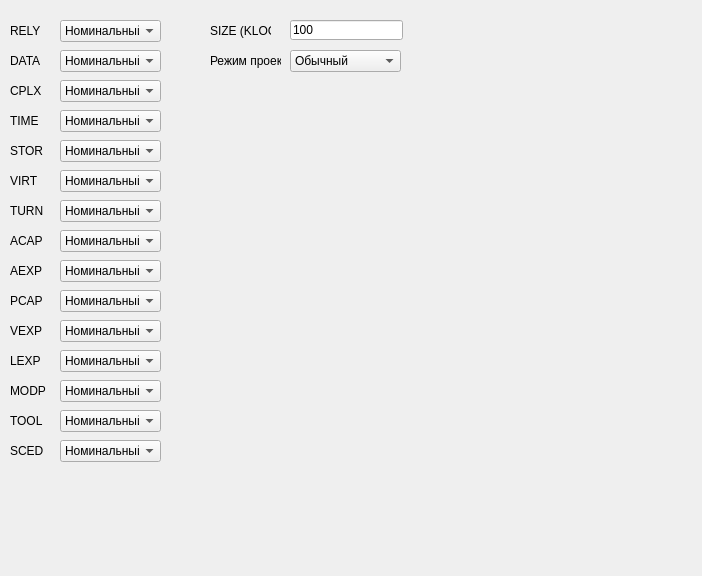
<?xml version="1.0" encoding="UTF-8"?>
<ui version="4.0">
 <class>Dialog</class>
 <widget class="QDialog" name="Dialog">
  <property name="geometry">
   <rect>
    <x>0</x>
    <y>0</y>
    <width>702</width>
    <height>576</height>
   </rect>
  </property>
  <property name="windowTitle">
   <string>COCOMO</string>
  </property>
  <widget class="QComboBox" name="comboBox_1">
   <property name="geometry">
    <rect>
     <x>60</x>
     <y>20</y>
     <width>101</width>
     <height>22</height>
    </rect>
   </property>
   <property name="currentIndex">
    <number>2</number>
   </property>
   <item>
    <property name="text">
     <string>Очень низкий</string>
    </property>
   </item>
   <item>
    <property name="text">
     <string>Низкий</string>
    </property>
   </item>
   <item>
    <property name="text">
     <string>Номинальный</string>
    </property>
   </item>
   <item>
    <property name="text">
     <string>Высокий</string>
    </property>
   </item>
   <item>
    <property name="text">
     <string>Очень высокий</string>
    </property>
   </item>
  </widget>
  <widget class="QComboBox" name="comboBox_2">
   <property name="geometry">
    <rect>
     <x>60</x>
     <y>50</y>
     <width>101</width>
     <height>22</height>
    </rect>
   </property>
   <property name="currentIndex">
    <number>1</number>
   </property>
   <item>
    <property name="text">
     <string>Низкий</string>
    </property>
   </item>
   <item>
    <property name="text">
     <string>Номинальный</string>
    </property>
   </item>
   <item>
    <property name="text">
     <string>Высокий</string>
    </property>
   </item>
   <item>
    <property name="text">
     <string>Очень высокий</string>
    </property>
   </item>
  </widget>
  <widget class="QLabel" name="label">
   <property name="geometry">
    <rect>
     <x>10</x>
     <y>20</y>
     <width>39</width>
     <height>21</height>
    </rect>
   </property>
   <property name="text">
    <string>RELY</string>
   </property>
  </widget>
  <widget class="QLabel" name="label_2">
   <property name="geometry">
    <rect>
     <x>10</x>
     <y>50</y>
     <width>39</width>
     <height>21</height>
    </rect>
   </property>
   <property name="text">
    <string>DATA</string>
   </property>
  </widget>
  <widget class="QLabel" name="label_3">
   <property name="geometry">
    <rect>
     <x>10</x>
     <y>80</y>
     <width>39</width>
     <height>21</height>
    </rect>
   </property>
   <property name="text">
    <string>CPLX</string>
   </property>
  </widget>
  <widget class="QLabel" name="label_4">
   <property name="geometry">
    <rect>
     <x>10</x>
     <y>110</y>
     <width>39</width>
     <height>21</height>
    </rect>
   </property>
   <property name="text">
    <string>TIME</string>
   </property>
  </widget>
  <widget class="QLabel" name="label_5">
   <property name="geometry">
    <rect>
     <x>10</x>
     <y>140</y>
     <width>39</width>
     <height>21</height>
    </rect>
   </property>
   <property name="text">
    <string>STOR</string>
   </property>
  </widget>
  <widget class="QLabel" name="label_6">
   <property name="geometry">
    <rect>
     <x>10</x>
     <y>170</y>
     <width>39</width>
     <height>21</height>
    </rect>
   </property>
   <property name="text">
    <string>VIRT</string>
   </property>
  </widget>
  <widget class="QLabel" name="label_7">
   <property name="geometry">
    <rect>
     <x>10</x>
     <y>200</y>
     <width>39</width>
     <height>21</height>
    </rect>
   </property>
   <property name="text">
    <string>TURN</string>
   </property>
  </widget>
  <widget class="QLabel" name="label_8">
   <property name="geometry">
    <rect>
     <x>10</x>
     <y>230</y>
     <width>39</width>
     <height>21</height>
    </rect>
   </property>
   <property name="text">
    <string>ACAP</string>
   </property>
  </widget>
  <widget class="QLabel" name="label_9">
   <property name="geometry">
    <rect>
     <x>10</x>
     <y>260</y>
     <width>39</width>
     <height>21</height>
    </rect>
   </property>
   <property name="text">
    <string>AEXP</string>
   </property>
  </widget>
  <widget class="QLabel" name="label_10">
   <property name="geometry">
    <rect>
     <x>10</x>
     <y>290</y>
     <width>39</width>
     <height>21</height>
    </rect>
   </property>
   <property name="text">
    <string>PCAP</string>
   </property>
  </widget>
  <widget class="QLabel" name="label_11">
   <property name="geometry">
    <rect>
     <x>10</x>
     <y>320</y>
     <width>39</width>
     <height>21</height>
    </rect>
   </property>
   <property name="text">
    <string>VEXP</string>
   </property>
  </widget>
  <widget class="QLabel" name="label_12">
   <property name="geometry">
    <rect>
     <x>10</x>
     <y>350</y>
     <width>39</width>
     <height>21</height>
    </rect>
   </property>
   <property name="text">
    <string>LEXP</string>
   </property>
  </widget>
  <widget class="QLabel" name="label_13">
   <property name="geometry">
    <rect>
     <x>10</x>
     <y>380</y>
     <width>39</width>
     <height>21</height>
    </rect>
   </property>
   <property name="text">
    <string>MODP</string>
   </property>
  </widget>
  <widget class="QLabel" name="label_14">
   <property name="geometry">
    <rect>
     <x>10</x>
     <y>410</y>
     <width>39</width>
     <height>21</height>
    </rect>
   </property>
   <property name="text">
    <string>TOOL</string>
   </property>
  </widget>
  <widget class="QLabel" name="label_15">
   <property name="geometry">
    <rect>
     <x>10</x>
     <y>440</y>
     <width>39</width>
     <height>21</height>
    </rect>
   </property>
   <property name="text">
    <string>SCED</string>
   </property>
  </widget>
  <widget class="QComboBox" name="comboBox_3">
   <property name="geometry">
    <rect>
     <x>60</x>
     <y>80</y>
     <width>101</width>
     <height>22</height>
    </rect>
   </property>
   <property name="currentIndex">
    <number>2</number>
   </property>
   <item>
    <property name="text">
     <string>Очень низкий</string>
    </property>
   </item>
   <item>
    <property name="text">
     <string>Низкий</string>
    </property>
   </item>
   <item>
    <property name="text">
     <string>Номинальный</string>
    </property>
   </item>
   <item>
    <property name="text">
     <string>Высокий</string>
    </property>
   </item>
   <item>
    <property name="text">
     <string>Очень высокий</string>
    </property>
   </item>
  </widget>
  <widget class="QComboBox" name="comboBox_4">
   <property name="geometry">
    <rect>
     <x>60</x>
     <y>110</y>
     <width>101</width>
     <height>22</height>
    </rect>
   </property>
   <property name="currentIndex">
    <number>0</number>
   </property>
   <item>
    <property name="text">
     <string>Номинальный</string>
    </property>
   </item>
   <item>
    <property name="text">
     <string>Высокий</string>
    </property>
   </item>
   <item>
    <property name="text">
     <string>Очень высокий</string>
    </property>
   </item>
  </widget>
  <widget class="QComboBox" name="comboBox_5">
   <property name="geometry">
    <rect>
     <x>60</x>
     <y>140</y>
     <width>101</width>
     <height>22</height>
    </rect>
   </property>
   <property name="currentIndex">
    <number>0</number>
   </property>
   <item>
    <property name="text">
     <string>Номинальный</string>
    </property>
   </item>
   <item>
    <property name="text">
     <string>Высокий</string>
    </property>
   </item>
   <item>
    <property name="text">
     <string>Очень высокий</string>
    </property>
   </item>
  </widget>
  <widget class="QComboBox" name="comboBox_6">
   <property name="geometry">
    <rect>
     <x>60</x>
     <y>170</y>
     <width>101</width>
     <height>22</height>
    </rect>
   </property>
   <property name="currentIndex">
    <number>1</number>
   </property>
   <item>
    <property name="text">
     <string>Низкий</string>
    </property>
   </item>
   <item>
    <property name="text">
     <string>Номинальный</string>
    </property>
   </item>
   <item>
    <property name="text">
     <string>Высокий</string>
    </property>
   </item>
   <item>
    <property name="text">
     <string>Очень высокий</string>
    </property>
   </item>
  </widget>
  <widget class="QComboBox" name="comboBox_7">
   <property name="geometry">
    <rect>
     <x>60</x>
     <y>200</y>
     <width>101</width>
     <height>22</height>
    </rect>
   </property>
   <property name="currentIndex">
    <number>1</number>
   </property>
   <item>
    <property name="text">
     <string>Низкий</string>
    </property>
   </item>
   <item>
    <property name="text">
     <string>Номинальный</string>
    </property>
   </item>
   <item>
    <property name="text">
     <string>Высокий</string>
    </property>
   </item>
   <item>
    <property name="text">
     <string>Очень высокий</string>
    </property>
   </item>
  </widget>
  <widget class="QComboBox" name="comboBox_8">
   <property name="geometry">
    <rect>
     <x>60</x>
     <y>230</y>
     <width>101</width>
     <height>22</height>
    </rect>
   </property>
   <property name="currentIndex">
    <number>2</number>
   </property>
   <item>
    <property name="text">
     <string>Очень низкий</string>
    </property>
   </item>
   <item>
    <property name="text">
     <string>Низкий</string>
    </property>
   </item>
   <item>
    <property name="text">
     <string>Номинальный</string>
    </property>
   </item>
   <item>
    <property name="text">
     <string>Высокий</string>
    </property>
   </item>
   <item>
    <property name="text">
     <string>Очень высокий</string>
    </property>
   </item>
  </widget>
  <widget class="QComboBox" name="comboBox_9">
   <property name="geometry">
    <rect>
     <x>60</x>
     <y>260</y>
     <width>101</width>
     <height>22</height>
    </rect>
   </property>
   <property name="currentIndex">
    <number>2</number>
   </property>
   <item>
    <property name="text">
     <string>Очень низкий</string>
    </property>
   </item>
   <item>
    <property name="text">
     <string>Низкий</string>
    </property>
   </item>
   <item>
    <property name="text">
     <string>Номинальный</string>
    </property>
   </item>
   <item>
    <property name="text">
     <string>Высокий</string>
    </property>
   </item>
   <item>
    <property name="text">
     <string>Очень высокий</string>
    </property>
   </item>
  </widget>
  <widget class="QComboBox" name="comboBox_10">
   <property name="geometry">
    <rect>
     <x>60</x>
     <y>290</y>
     <width>101</width>
     <height>22</height>
    </rect>
   </property>
   <property name="currentIndex">
    <number>2</number>
   </property>
   <item>
    <property name="text">
     <string>Очень низкий</string>
    </property>
   </item>
   <item>
    <property name="text">
     <string>Низкий</string>
    </property>
   </item>
   <item>
    <property name="text">
     <string>Номинальный</string>
    </property>
   </item>
   <item>
    <property name="text">
     <string>Высокий</string>
    </property>
   </item>
   <item>
    <property name="text">
     <string>Очень высокий</string>
    </property>
   </item>
  </widget>
  <widget class="QComboBox" name="comboBox_11">
   <property name="geometry">
    <rect>
     <x>60</x>
     <y>320</y>
     <width>101</width>
     <height>22</height>
    </rect>
   </property>
   <property name="currentIndex">
    <number>2</number>
   </property>
   <item>
    <property name="text">
     <string>Очень низкий</string>
    </property>
   </item>
   <item>
    <property name="text">
     <string>Низкий</string>
    </property>
   </item>
   <item>
    <property name="text">
     <string>Номинальный</string>
    </property>
   </item>
   <item>
    <property name="text">
     <string>Высокий</string>
    </property>
   </item>
  </widget>
  <widget class="QComboBox" name="comboBox_12">
   <property name="geometry">
    <rect>
     <x>60</x>
     <y>350</y>
     <width>101</width>
     <height>22</height>
    </rect>
   </property>
   <property name="currentIndex">
    <number>2</number>
   </property>
   <item>
    <property name="text">
     <string>Очень низкий</string>
    </property>
   </item>
   <item>
    <property name="text">
     <string>Низкий</string>
    </property>
   </item>
   <item>
    <property name="text">
     <string>Номинальный</string>
    </property>
   </item>
   <item>
    <property name="text">
     <string>Высокий</string>
    </property>
   </item>
  </widget>
  <widget class="QComboBox" name="comboBox_13">
   <property name="geometry">
    <rect>
     <x>60</x>
     <y>380</y>
     <width>101</width>
     <height>22</height>
    </rect>
   </property>
   <property name="currentIndex">
    <number>2</number>
   </property>
   <item>
    <property name="text">
     <string>Очень низкий</string>
    </property>
   </item>
   <item>
    <property name="text">
     <string>Низкий</string>
    </property>
   </item>
   <item>
    <property name="text">
     <string>Номинальный</string>
    </property>
   </item>
   <item>
    <property name="text">
     <string>Высокий</string>
    </property>
   </item>
   <item>
    <property name="text">
     <string>Очень высокий</string>
    </property>
   </item>
  </widget>
  <widget class="QComboBox" name="comboBox_14">
   <property name="geometry">
    <rect>
     <x>60</x>
     <y>410</y>
     <width>101</width>
     <height>22</height>
    </rect>
   </property>
   <property name="currentIndex">
    <number>2</number>
   </property>
   <item>
    <property name="text">
     <string>Очень низкий</string>
    </property>
   </item>
   <item>
    <property name="text">
     <string>Низкий</string>
    </property>
   </item>
   <item>
    <property name="text">
     <string>Номинальный</string>
    </property>
   </item>
   <item>
    <property name="text">
     <string>Высокий</string>
    </property>
   </item>
   <item>
    <property name="text">
     <string>Очень высокий</string>
    </property>
   </item>
  </widget>
  <widget class="QComboBox" name="comboBox_15">
   <property name="geometry">
    <rect>
     <x>60</x>
     <y>440</y>
     <width>101</width>
     <height>22</height>
    </rect>
   </property>
   <property name="currentIndex">
    <number>2</number>
   </property>
   <item>
    <property name="text">
     <string>Очень низкий</string>
    </property>
   </item>
   <item>
    <property name="text">
     <string>Низкий</string>
    </property>
   </item>
   <item>
    <property name="text">
     <string>Номинальный</string>
    </property>
   </item>
   <item>
    <property name="text">
     <string>Высокий</string>
    </property>
   </item>
   <item>
    <property name="text">
     <string>Очень высокий</string>
    </property>
   </item>
  </widget>
  <widget class="QLineEdit" name="sizeEdit">
   <property name="geometry">
    <rect>
     <x>290</x>
     <y>20</y>
     <width>113</width>
     <height>20</height>
    </rect>
   </property>
   <property name="text">
    <string>100</string>
   </property>
  </widget>
  <widget class="QLabel" name="label_16">
   <property name="geometry">
    <rect>
     <x>210</x>
     <y>20</y>
     <width>61</width>
     <height>21</height>
    </rect>
   </property>
   <property name="text">
    <string>SIZE (KLOC)</string>
   </property>
  </widget>
  <widget class="QComboBox" name="comboBox_16">
   <property name="geometry">
    <rect>
     <x>290</x>
     <y>50</y>
     <width>111</width>
     <height>22</height>
    </rect>
   </property>
   <item>
    <property name="text">
     <string>Обычный</string>
    </property>
   </item>
   <item>
    <property name="text">
     <string>Промежуточный</string>
    </property>
   </item>
   <item>
    <property name="text">
     <string>Встроенный</string>
    </property>
   </item>
  </widget>
  <widget class="QLabel" name="label_17">
   <property name="geometry">
    <rect>
     <x>210</x>
     <y>50</y>
     <width>71</width>
     <height>21</height>
    </rect>
   </property>
   <property name="text">
    <string>Режим проекта</string>
   </property>
  </widget>
 </widget>
 <resources/>
 <connections/>
</ui>
